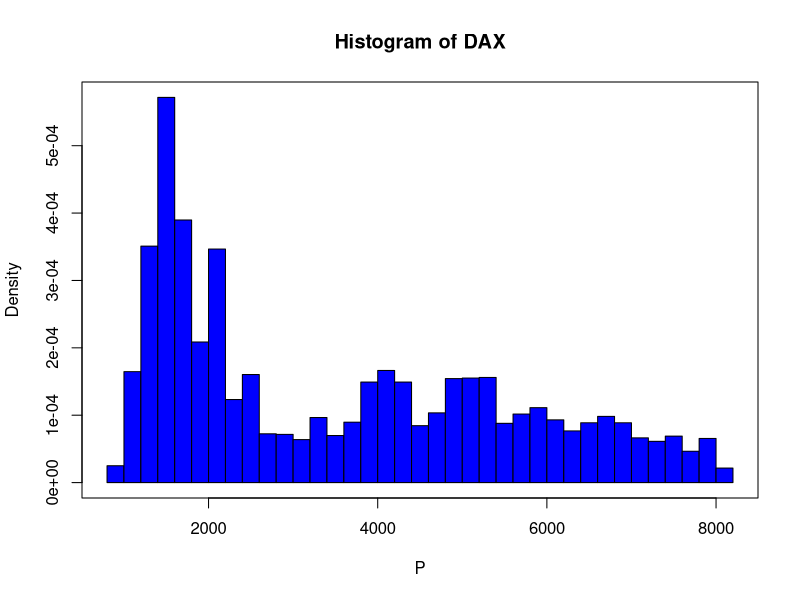

Source code (R):
##### COP113 yafei.xu@hu-berlin.de

# read data dax140624.csv from https://raw.githubusercontent.com/YafeiXu/CAMquantlet/master/DAX19902014.csv
# replace the path of the working directory if necessary
setwd("C:/R")
d = read.csv("dax140624.csv")
DateInput = as.Date(d[, 1])
numOfDate = as.numeric(as.Date(c(DateInput)))
newDF = data.frame(d,numOfDate)
sortNewDF = newDF[order(newDF[, 3]), ]
newDF2 = data.frame(sortNewDF, seq(1,length(newDF[, 3]), length.out = length(newDF[, 3]))) 
P = newDF2[, 2]

# plot histogram
hist(P, prob=TRUE, 12, main = "Histogram of DAX", col = "Blue", freq = F, breaks = 37) 
box() 
